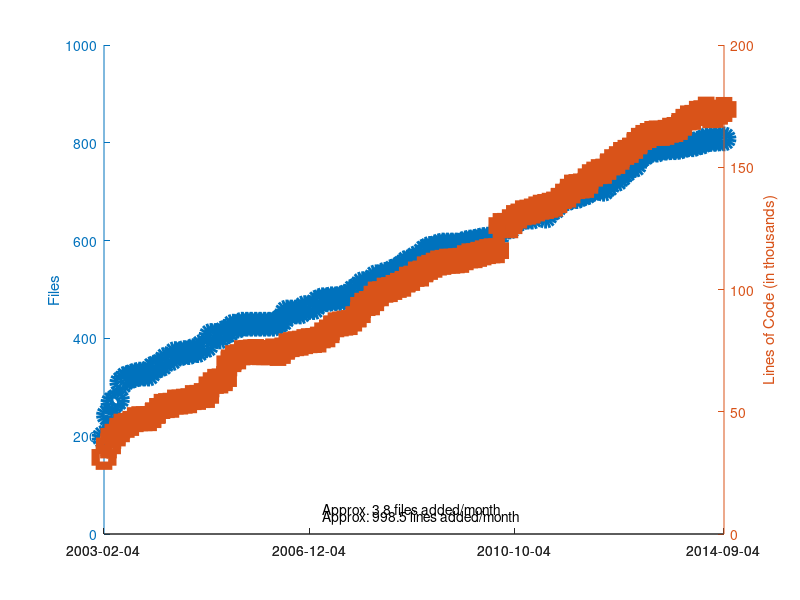

Source code (MATLAB):
clear all
clf
hold on

% These data were gathered using version 1.60 of the CLOC perl script:
% http://sourceforge.net/projects/cloc/files/cloc/v1.60/cloc-1.60.pl/download
%
% Lines of code are counted from include/*/*.h and src/*/*.C.
%
% The basic idea (which should be scripted) is to run:
% git checkout `git rev-list -n 1 --before="$my_date" master`
% cloc.pl src/*/*.C include/*/*.h
%
% The output looks like:
%      799 text files.
%      799 unique files.
%        0 files ignored.
%
% http://cloc.sourceforge.net v 1.60  T=3.43 s (233.1 files/s, 91171.7 lines/s)
% -------------------------------------------------------------------------------
% Language                     files          blank        comment           code
% -------------------------------------------------------------------------------
% C++                            416          43101          34649         135725
% C/C++ Header                   383          20283          42494          36260
% -------------------------------------------------------------------------------
% SUM:                           799          63384          77143         171985
% -------------------------------------------------------------------------------
%
% I only gathered the sum of code lines and the number of files, but
% clearly other data is available.
%
% For versions in SVN, the command to update to the version at a particular date is:
% svn update -r {2011-12-04}

% Date, Num Files, Num Lines
data = {
% 2003 - All data from archived svn repo
    % '2003-01-10', 158, 29088 % SVN revision 4 - this is the first revision with trunk/libmesh
    % '2003-01-20', 184, 28937 % SVN revision 11
    % '2003-01-24', 198, 31158 % SVN revision 23
    '2003-02-04', 198, 31344 % SVN revision 47
    '2003-03-04', 243, 36036
    '2003-04-04', 269, 39946
    '2003-05-04', 275, 40941
    '2003-06-04', 310, 44090
    '2003-07-04', 319, 44445
    '2003-08-04', 322, 45225
    '2003-09-04', 325, 46762
    '2003-10-04', 327, 47151
    '2003-11-04', 327, 47152 % Up to now, all the include files were in the same directory
    '2003-12-04', 327, 47184
% 2004 - All data from archived svn repo
    '2004-01-04', 339, 48437
    '2004-02-04', 343, 50455
    '2004-03-04', 347, 52198
    '2004-04-04', 358, 52515
    '2004-05-04', 358, 52653
    '2004-06-04', 369, 53953
    '2004-07-04', 368, 53981
    '2004-08-04', 371, 54316
    '2004-09-04', 371, 54510
    '2004-10-04', 375, 55785
    '2004-11-04', 375, 55880
    '2004-12-04', 384, 56612
% 2005 - All data from archived svn repo
    '2005-01-04', 385, 56674
    '2005-02-04', 406, 61034
    '2005-03-04', 406, 62423
    '2005-04-04', 403, 62595
    '2005-05-04', 412, 63540
    '2005-06-04', 416, 69619
    '2005-07-04', 425, 72092
    '2005-08-04', 425, 72445
    '2005-09-04', 429, 74148
    '2005-10-04', 429, 74263
    '2005-11-04', 429, 74486
    '2005-12-04', 429, 74629
% 2006 - All data from archived svn repo
    '2006-01-04', 429, 74161
    '2006-02-04', 429, 74165
    '2006-03-04', 429, 74170
    '2006-04-04', 429, 74864
    '2006-05-04', 433, 73847
    '2006-06-04', 438, 74681
    '2006-07-04', 454, 76954
    '2006-08-04', 454, 77464
    '2006-09-04', 454, 77843
    '2006-10-04', 454, 78051
    '2006-11-04', 463, 78683
    '2006-12-04', 463, 79057
% 2007 - All data from archived svn repo
    '2007-01-04', 463, 79149
    '2007-02-04', 475, 79344
    '2007-03-04', 479, 81416
    '2007-04-04', 479, 81468
    '2007-05-04', 481, 84312
    '2007-06-04', 481, 85565
    '2007-07-04', 482, 85924
    '2007-08-04', 485, 86248
    '2007-09-04', 487, 86481
    '2007-10-04', 497, 87926
    '2007-11-04', 502, 89687
    '2007-12-04', 512, 93523
% 2008 - All data from archived svn repo
    '2008-01-04', 512, 94263
    '2008-02-04', 515, 94557
    '2008-03-04', 526, 98127
    '2008-04-04', 526, 98256
    '2008-05-04', 531, 99715
    '2008-06-04', 531, 99963
    '2008-07-04', 538, 100839
    '2008-08-04', 542, 101682
    '2008-09-04', 548, 102163
    '2008-10-04', 556, 104185
    '2008-11-04', 558, 104535
    '2008-12-04', 565, 106318
% 2009 - All data from archived svn repo
    '2009-01-04', 565, 106340
    '2009-02-04', 579, 108431
    '2009-03-04', 584, 109050
    '2009-04-04', 584, 109922
    '2009-05-04', 589, 110821
    '2009-06-04', 591, 111094
    '2009-07-04', 591, 111571
    '2009-08-04', 591, 111555
    '2009-09-04', 591, 111746
    '2009-10-04', 591, 111920
    '2009-11-04', 595, 112993
    '2009-12-04', 597, 113744
% 2010 - All data from archived svn repo
    '2010-01-04', 598, 113840
    '2010-02-04', 600, 114378
    '2010-03-04', 602, 114981
    '2010-04-04', 603, 115509
    '2010-05-04', 603, 115821
    '2010-06-04', 603, 115875
    '2010-07-04', 627, 126159
    '2010-08-04', 627, 126217
    '2010-09-04', 628, 126078
    '2010-10-04', 642, 129417
    '2010-11-04', 643, 130045
    '2010-12-04', 648, 131363
% 2011 - All data from archived svn repo
    '2011-01-04', 648, 131644
    '2011-02-04', 648, 132105
    '2011-03-04', 658, 132950
    '2011-04-04', 661, 133643
    '2011-05-04', 650, 133958
    '2011-06-04', 662, 134447
    '2011-07-04', 667, 134938
    '2011-08-04', 679, 136338
    '2011-09-04', 684, 138165
    '2011-10-04', 686, 138627
    '2011-11-04', 690, 141876
    '2011-12-04', 690, 142096
% 2012
    '2012-01-04', 694, 142345
    '2012-02-04', 697, 142585
    '2012-03-04', 703, 146127
    '2012-04-04', 706, 147191
    '2012-05-04', 708, 148202
    '2012-06-04', 705, 148334
    '2012-07-04', 713, 150066
    '2012-08-04', 727, 152269
    '2012-09-04', 725, 152381
    '2012-10-04', 734, 155213 % cloc reports 1092 and 1094 files for Oct/Nov, Don't know what happened...
    '2012-11-04', 743, 156082 % We moved from libmesh/src to src around here so maybe that caused it?
    '2012-12-04', 752, 156903
% 2013
    '2013-01-04', 754, 158689
    '2013-02-04', 770, 161001
    '2013-03-04', 776, 162189
    '2013-04-04', 783, 162986
    '2013-05-04', 785, 163808
    '2013-06-04', 785, 164022
    '2013-07-04', 789, 163854
    '2013-08-04', 789, 164269
    '2013-09-04', 790, 165129
    '2013-10-04', 790, 165447
    '2013-11-04', 791, 166287
    '2013-12-04', 794, 168772
% 2014
    '2014-01-04', 796, 170174
    '2014-02-04', 796, 170395
    '2014-03-04', 799, 172037
    '2014-04-04', 801, 172262
    '2014-05-04', 806, 173772
    '2014-06-04', 807, 171098
    '2014-07-04', 807, 171220
    '2014-08-04', 808, 172534
    '2014-09-04', 808, 173639
       };

% Try and support multiple versions of Octave
is_380 = strcmp(version(), '3.8.0');

% length works like you would expect it to for cell arrays.
N=length(data);

% Can't plot string data automatically?
x=linspace(1,N,N);

% Extract data
n_files = [data{:,2}];
n_lines = [data{:,3}];

% Only way to set linestyles with plotyy is after the fact, apparently.
% plotyy returns the axis handle first, followed by the two plot handles.
[haxis, h1, h2] = plotyy(x, n_files, x, n_lines ./ 1000);

% Make linear fit, the numbers tell approximate {n_files,n_lines} per month
files_fit = polyfit(x, n_files, 1);
lines_fit = polyfit(x, n_lines, 1);

files_per_month = files_fit(1);
lines_per_month = lines_fit(1);

if (is_380)
  text(50, 100, ['Approx. ', num2str(files_per_month, '%.1f'), ' files added/month']);
  text(50, 35, ['Approx. ', num2str(lines_per_month, '%.1f'), ' lines added/month']);
else
  text(50, 50, ['Approx. ', num2str(files_per_month, '%.1f'), ' files added/month']);
  text(50, 35, ['Approx. ', num2str(lines_per_month, '%.1f'), ' lines added/month']);
end

% Label the axes
ylabel (haxis(1), 'Files');
ylabel (haxis(2), 'Lines of Code (in thousands)');

% Make thick lines - this looks better in PDF
set([h1, h2], 'linewidth', 6);

% Turn on markers
set(h1, 'marker', 'o');
set(h2, 'marker', 's');

% Use bigger markers
set([h1, h2], 'markersize', 12);

% Make dashed line?  Aquaterm doesn't seem to properly display this, but it
% does work in the PDF!
set(h1, 'linestyle', '--');

% Set the xticks and labels so that it shows dates instead of numbers.
xticksat = [1 ceil(N/3) floor(2*N/3) N];
set(haxis, 'xtick', xticksat);

for i=1:length(xticksat)
  xtlabels{i} = data{xticksat(i), 1};
end
set(haxis, 'xticklabel', xtlabels);

if (is_380)
  set (gcf, "papersize", [11, 8.5]);
  set (gcf, "paperorientation", 'landscape');
  set (gcf, "paperposition", [0.25, 0.25, 8.0, 10.5]);
  print('-dpdf', 'cloc_libmesh.pdf', '-FHelvetica:20');
else
  % Make a PDF of this plot.  I had to mess with setting the size
  % manually through the print command, otherwise the right-hand axis
  % was cut off.  I just picked 1920x1080 at random and it seemed to
  % work...
  print('-dpdf', '-S1920,1080', 'cloc_libmesh.pdf', '-FHelvetica:20');
end

